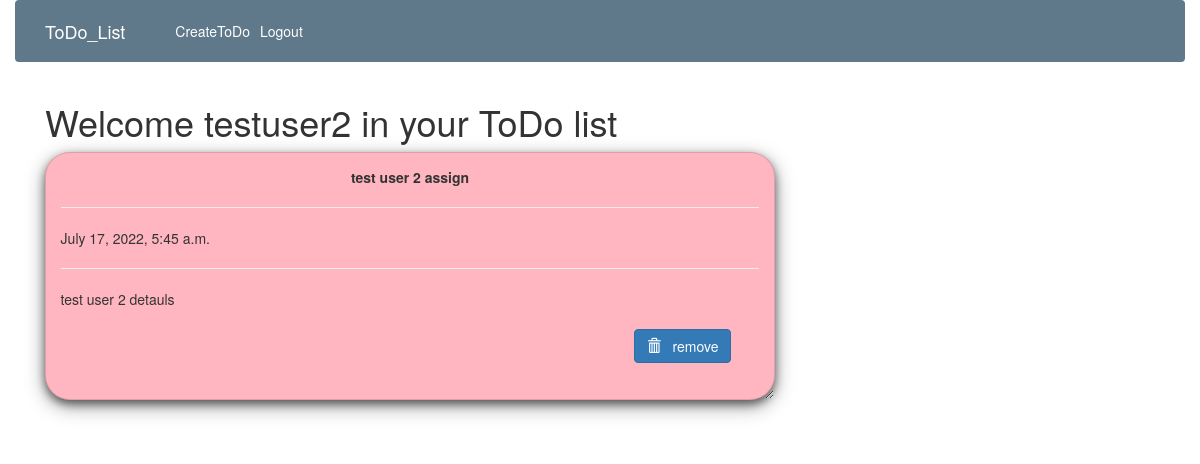
The app's page /index (signed in) with its own data.
### todo/models.py (models this page shows, shortened)
class todo(models.Model):
	title = models.CharField(max_length=100)
	details = models.TextField()
	date = models.DateTimeField(default=timezone.now)
	author=models.ForeignKey(User, on_delete=models.CASCADE)

### todo/views.py (the view)
# urls.py: path('index', views.index, name = 'todo'),
@login_required
def index(request):
	if request.user.is_authenticated:
		item_list = todo.objects.filter(author=request.user).order_by("-date")
	page = {
		'list':item_list,
		'title':'TODO LIST',
	}
	return render(request, 'todo/index.html', page)

### todo/templates/todo/index.html (shortened to what this page needs)
{% extends "todo/base.html"%}
{% load crispy_forms_tags %}
{% block content %}
<html lang="en" dir="ltr">
<head>
  <link rel="stylesheet" href="https://maxcdn.bootstrapcdn.com/bootstrap/3.3.7/css/bootstrap.min.css">
</head>
<body  class="container-fluid">
  <h1> Welcome {{request.user}} in your ToDo list</h1>
      {% for i in list %}
      <div class="card">
        <center><b>{{i.title}}</b></center>
        <hr/>
        {{i.date}}
        <hr/>
        {{i.details}}
        <br />
        <br />
        <form action="/del/{{i.id}}" method="POST" style=" padding-right: 4%; padding-bottom: 3%;">
          <button value="remove" type="submit"  class="btn btn-primary" style="float: right;"><span class="glyphicon glyphicon-trash"></span> &nbsp; remove</button>
        </form>
      </div>
      {% endfor%}
</body>
</html>
{% endblock content %}

### todo/static/todo/main.css (style rules this page uses)
body { background: #fafafa; color: #333333; margin-top: 5rem; }
h1, h2, h3, h4, h5, h6 { color: #444444; }

### todo/templates/todo/index.html (style rules this page uses)
.card { box-shadow: 0 4px 8px 0 rgba(0,0,0,0.5), 0 6px 20px 0 rgba(0,0,0,0.39); background: lightpink; margin-bottom : 5%; border-radius: 25px; padding : 2%; overflow: auto; resize: both; text-overflow: ellipsis; }

### records on screen
todo: title "test user 2 assign", date "July 17, 2022, 5:45 a.m.", details "test user 2 detauls"

### other values on screen
{{ request.user }} "testuser2"
